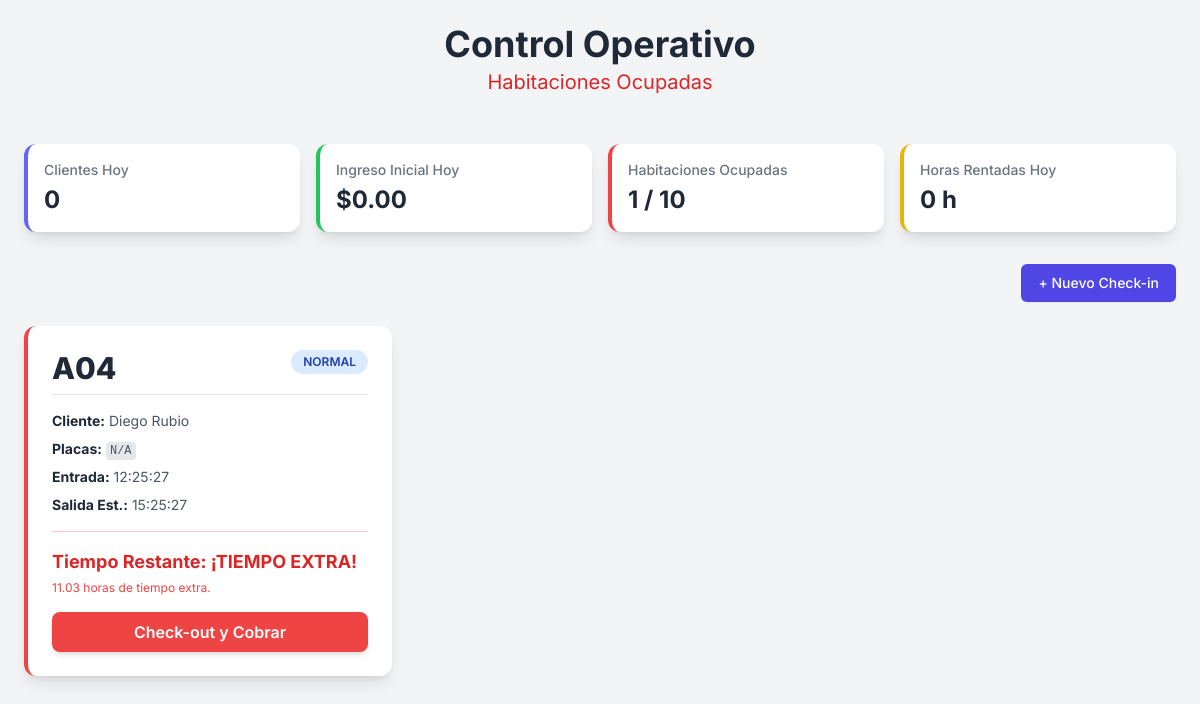
/dashboard, run on the app's committed database.
### models.py (models this page shows, shortened)
class Habitacion(db.Model):
    __tablename__ = 'habitaciones'
    id = db.Column(db.Integer, primary_key=True)
    numero = db.Column(db.String(10), unique=True, nullable=False)
    tipo = db.Column(db.Enum(TipoHabitacion), nullable=False)
    estado = db.Column(db.Enum(EstadoHabitacion), nullable=False)
    rentas = relationship("Renta", backref="habitacion", lazy=True)

class Renta(db.Model):
    __tablename__ = 'rentas'
    id = db.Column(db.Integer, primary_key=True)
    habitacion_id = db.Column(db.Integer, db.ForeignKey('habitaciones.id'), nullable=False)
    recepcionista_id = db.Column(db.Integer, db.ForeignKey('users.id'), nullable=False)
    cliente_nombre = db.Column(db.String(100), nullable=True)
    horas_reservadas = db.Column(db.Integer, nullable=False)
    hora_entrada = db.Column(db.DateTime, nullable=False, default=datetime.now)
    hora_salida_estimada = db.Column(db.DateTime, nullable=False)
    hora_salida_real = db.Column(db.DateTime, nullable=True)
    precio_hora = db.Column(db.Float, nullable=False)
    pago_horas = db.Column(db.Float, nullable=False) # Pago inicial por las horas reservadas
    pago_extra = db.Column(db.Float, nullable=True, default=0.0)
    pago_final = db.Column(db.Float, nullable=True)
    estado = db.Column(db.String(20), nullable=False)
    accesos = relationship("RegistroAcceso", backref="renta", lazy=True)

### app.py (the view)
    @app.route('/')
    @app.route('/dashboard')
    def dashboard():
        resumen = get_daily_summary()
        rentas_activas = Renta.query.filter_by(estado='ACTIVA').all()
        data = []
        for renta in rentas_activas:
            tiempo_restante_delta = renta.hora_salida_estimada - datetime.now()
            es_hora_extra = False
            tiempo_restante_str = ""
            horas_extra = 0
            if tiempo_restante_delta.total_seconds() < 0:
                es_hora_extra = True
                tiempo_restante_str = "¡TIEMPO EXTRA!"
                tiempo_agotado_delta = datetime.now() - renta.hora_salida_estimada
                horas_extra = tiempo_agotado_delta.total_seconds() / 3600
            else:
                total_seconds = int(tiempo_restante_delta.total_seconds())
                hours = total_seconds // 3600
                minutes = (total_seconds % 3600) // 60
                tiempo_restante_str = f"{hours}h {minutes}m"
            acceso = RegistroAcceso.query.filter_by(renta_id=renta.id).first()
            data.append({
                'renta_id': renta.id,
                'numero': renta.habitacion.numero,
                'tipo': renta.habitacion.tipo.value,
                'cliente': renta.cliente_nombre,
                'placas': acceso.placas if acceso and acceso.placas else 'N/A',
                'entrada': renta.hora_entrada.strftime('%H:%M:%S'),
                'salida_estimada': renta.hora_salida_estimada.strftime('%H:%M:%S'),
                'pago_inicial': renta.pago_horas,
                'tiempo_restante': tiempo_restante_str,
                'es_hora_extra': es_hora_extra,
                'horas_extra': horas_extra,
                'precio_hora': renta.precio_hora
            })
        return render_template('dashboard.html', ocupadas=data, resumen=resumen)

### templates/dashboard.html (shortened to what this page needs)
<!DOCTYPE html>
<html lang="es">
<head>
    <script src="https://cdn.tailwindcss.com"></script>
</head>
<body>
    <div class="min-h-screen flex flex-col items-center p-4 sm:p-6 bg-gray-100">
        <header class="w-full max-w-6xl text-center mb-8">
            <h1 class="text-4xl font-bold text-gray-800">Control Operativo</h1>
            <p class="text-xl text-red-600 mt-1">Habitaciones Ocupadas</p>
        </header>
        <div class="w-full max-w-6xl grid grid-cols-2 md:grid-cols-4 gap-4 mb-8">
            <div class="bg-white p-4 rounded-xl shadow-lg border-l-4 border-indigo-500">
                <p class="text-sm font-medium text-gray-500">Clientes Hoy</p>
                <p class="text-2xl font-bold text-gray-800 mt-1">{{ resumen.clientes_dia }}</p>
            </div>
            <div class="bg-white p-4 rounded-xl shadow-lg border-l-4 border-green-500">
                <p class="text-sm font-medium text-gray-500">Ingreso Inicial Hoy</p>
                <p class="text-2xl font-bold text-gray-800 mt-1">${{ "%.2f"|format(resumen.ingreso_inicial_dia) }}</p>
            </div>
            <div class="bg-white p-4 rounded-xl shadow-lg border-l-4 border-red-500">
                <p class="text-sm font-medium text-gray-500">Habitaciones Ocupadas</p>
                <p class="text-2xl font-bold text-gray-800 mt-1">{{ resumen.ocupadas }} / {{ resumen.ocupadas + resumen.disponibles }}</p>
            </div>
            <div class="bg-white p-4 rounded-xl shadow-lg border-l-4 border-yellow-500">
                <p class="text-sm font-medium text-gray-500">Horas Rentadas Hoy</p>
                <p class="text-2xl font-bold text-gray-800 mt-1">{{ resumen.horas_totales_dia }} h</p>
            </div>
        </div>
        <div class="w-full max-w-6xl mb-6 flex justify-end">
             <a href="{{ url_for('checkin') }}" class="inline-flex items-center px-4 py-2 border border-transparent text-sm font-medium rounded-md shadow-sm text-white bg-indigo-600 hover:bg-indigo-700 focus:outline-none focus:ring-2 focus:ring-offset-2 focus:ring-indigo-500 transition duration-150">
                + Nuevo Check-in
            </a>
        </div>
        {% if ocupadas %}
            <div class="w-full max-w-6xl grid grid-cols-1 md:grid-cols-2 lg:grid-cols-3 xl:grid-cols-4 gap-6">
                {% for o in ocupadas %}
                <div class="bg-white p-6 rounded-xl shadow-lg border-l-4
                            {% if o.es_hora_extra %} border-red-500 {% else %} border-green-500 {% endif %}
                            transform hover:scale-[1.02] transition duration-300">
                    <div class="flex justify-between items-start mb-4 border-b pb-2">
                        <h2 class="text-3xl font-extrabold text-gray-800">{{ o.numero }}</h2>
                        <span class="text-xs font-semibold px-3 py-1 rounded-full
                                     {% if o.tipo == 'JACUZZI' %} bg-yellow-100 text-yellow-800 {% else %} bg-blue-100 text-blue-800 {% endif %}">
                            {{ o.tipo }}
                        </span>
                    </div>
                    <div class="space-y-2 text-sm text-gray-600">
                        <p><strong class="text-gray-800">Cliente:</strong> {{ o.cliente }}</p>
                        <p><strong class="text-gray-800">Placas:</strong> <span class="font-mono text-xs bg-gray-200 px-1 py-0.5 rounded">{{ o.placas }}</span></p>
                        <p><strong class="text-gray-800">Entrada:</strong> {{ o.entrada }}</p>
                        <p><strong class="text-gray-800">Salida Est.:</strong> {{ o.salida_estimada }}</p>
                    </div>
                    <div class="mt-4 pt-4 border-t
                                {% if o.es_hora_extra %} border-red-200 {% else %} border-green-200 {% endif %}">
                        <p class="text-lg font-bold
                                  {% if o.es_hora_extra %} text-red-600 {% else %} text-green-600 {% endif %}">
                            Tiempo Restante: {{ o.tiempo_restante }}
                        </p>
                        {% if o.es_hora_extra %}
                            <p class="text-xs text-red-500 mt-1">
                                {{ "%.2f"|format(o.horas_extra) }} horas de tiempo extra.
                            </p>
                        {% endif %}
                    </div>
                    <form method="POST" action="{{ url_for('checkout', renta_id=o.renta_id) }}" class="mt-4">
                        <button type="submit" class="w-full bg-red-500 text-white p-2 rounded-lg font-semibold hover:bg-red-600 transition duration-150 shadow-md">
                            Check-out y Cobrar
                        </button>
                    </form>
                </div>
                {% endfor %}
            </div>
        {% endif %}
    </div>
</body>
</html>

### templates/dashboard.html (style rules this page uses)
body { font-family: 'Inter', sans-serif; background-color: #f3f4f6; }

### data on the page
Habitacion: numero "A04", tipo "NORMAL", cliente "Diego Rubio", placas "N/A", entrada "12:25:27", salida_estimada "15:25:27", tiempo_restante "¡TIEMPO EXTRA!", horas_extra "11.03"

### other printed values
{{ resumen.clientes_dia }} "0"
{{ "%.2f"|format(resumen.ingreso_inicial_dia) }} "0.00"
{{ resumen.ocupadas }} "1"
{{ resumen.ocupadas + resumen.disponibles }} "10"
{{ resumen.horas_totales_dia }} "0"
